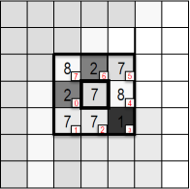
#> input picture TPs_resueltos/TP4/img/Imagen1.png, 190 x 189 px; its folder holds only this picture in this run
$ jupyter execute TP4.ipynb   (shell and % lines are left out)
#> lines starting #> are read from the running program, lines starting #| are printed output that depends on the picture
# TP4
Para las imágenes suministradas:
1. Implementar un extractor de características LBP básico (sin uniformidad, 8 vecinos)
2. Realizar el histograma de características LBP de la imagen
3. Comparar los histogramas

[cell 1]
import numpy as np
import cv2 as cv
import time
import matplotlib
import matplotlib.pyplot as plt
import os
import imutils
matplotlib.rcParams['figure.figsize'] = (16.0, 16.0)

[cell 2]
images = list()
gray_images = list()
images_path = "./img/"
for img_name in os.listdir(images_path):
    image = cv.imread(images_path + img_name, cv.COLOR_BGR2RGB)
#> image is the input picture: shape (189, 190, 3); mean B, G, R 202.3, 202.3, 202.7
    gray = cv.cvtColor(image, cv.COLOR_RGB2GRAY)
    images.append(image)
    gray_images.append(gray)

f, ax = plt.subplots(1,5)
for i, img in enumerate(images):
    ax[i].imshow(cv.cvtColor(img, cv.COLOR_BGR2RGB))
#> this loop made 1 pass
plt.show()

## Implementar un extractor de características LBP básico (sin uniformidad, 8 vecinos)

[cell 3]
def calute_lbp(image_array,i,j):
    binary_pattern=[]
    borders_list = [image_array[i-1,j-1:j+2],
             image_array[i,j+1:j+2],
             image_array[i+1,j-1:j+2][::-1],
             image_array[i,j-1:j]]
    borders = np.concatenate(borders_list)
    for num in borders:
        if num > image_array[i,j]:
            binary_pattern.append(1)
        else:
            binary_pattern.append(0)
    return binary_pattern


def lbp(image):
    lbp_array = np.zeros(image.shape, np.uint8)
    width = image.shape[0]
    height = image.shape[1]
    for i in range(1, width-1):
        for j in range(1, height-1):
            binary_pattern = calute_lbp(image,i,j)
            bit_num = 0
            result = 0
            for s in binary_pattern:
                result += s << bit_num
                bit_num += 1
            lbp_array[i,j] = result
    return lbp_array

[cell 4]
f, ax = plt.subplots(1,5)
i = 0
lbps = list()
for gray_img in gray_images:
    lpb_image = lbp(gray_img)
    lbps.append(lpb_image)
    ax[i].imshow(lpb_image, cmap="gray")
    i += 1
#> this loop made 1 pass
#> (width in lbp, height in lbp) on pass 1: (189, 190)
#> pass 1, `lpb_image = lbp(gray_img)`:
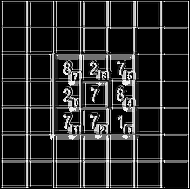
#> lpb_image: shape (189, 190); min 0, max 255, mean 39.6

plt.show()

## Realizar el histograma de características LBP de la imagen

[cell 5]
matplotlib.rcParams['figure.figsize'] = (16.0, 4.0)
for lbp_img in lbps:
    hist = cv.calcHist([lbp_img],[0],None,[256],[0,256])
    plt.plot(hist)
    plt.show()
#> this loop made 1 pass
#> pass 1, `plt.show()`:
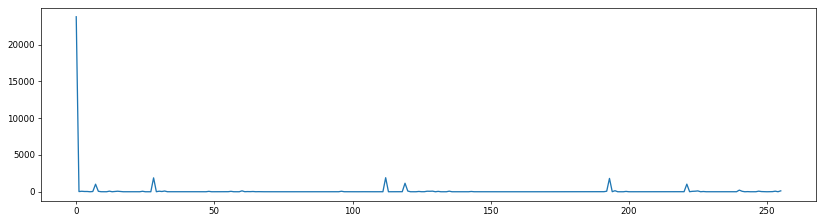
#> figure drawn by matplotlib, 1 panel; curve peaks at x = 0, y = 23808

$ run again, on TPs_resueltos/TP4/img/Imagen5.png
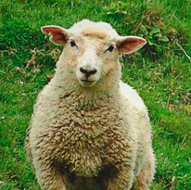
#> input picture TPs_resueltos/TP4/img/Imagen5.png, 191 x 190 px
#> image is the input picture: shape (190, 191, 3); mean B, G, R 65, 123.7, 102.5
#> `gray = cv.cvtColor(image, cv.COLOR_RGB2GRAY)`:
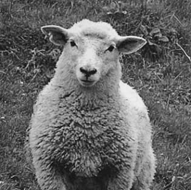
#> gray: shape (190, 191); min 9, max 242, mean 103.7
#> the loop `for i, img in enumerate(images):` made 1 pass
#> the loop `for gray_img in gray_images:` made 1 pass
#> (width in lbp, height in lbp) on pass 1: (190, 191)
#> the loop `for lbp_img in lbps:` made 1 pass
#> pass 1, `plt.show()`:
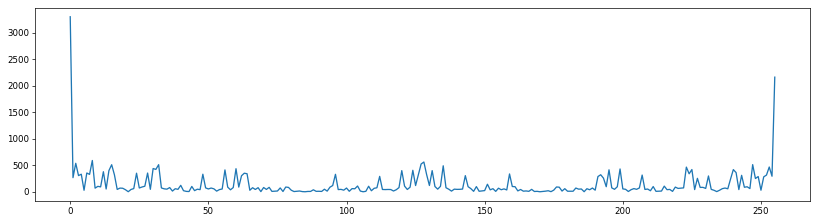
#> figure drawn by matplotlib, 1 panel; curve peaks at x = 0, y = 3305

$ run again, on TPs_resueltos/TP4/img/Imagen2.png
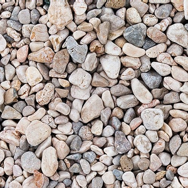
#> input picture TPs_resueltos/TP4/img/Imagen2.png, 188 x 188 px
#> image is the input picture: shape (188, 188, 3); mean B, G, R 151.9, 157.3, 169.2
#> `gray = cv.cvtColor(image, cv.COLOR_RGB2GRAY)`:
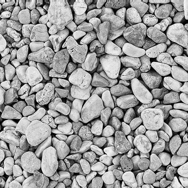
#> gray: shape (188, 188); min 0, max 255, mean 157
#> the loop `for i, img in enumerate(images):` made 1 pass
#> the loop `for gray_img in gray_images:` made 1 pass
#> (width in lbp, height in lbp) on pass 1: (188, 188)
#> the loop `for lbp_img in lbps:` made 1 pass
#> pass 1, `plt.show()`:
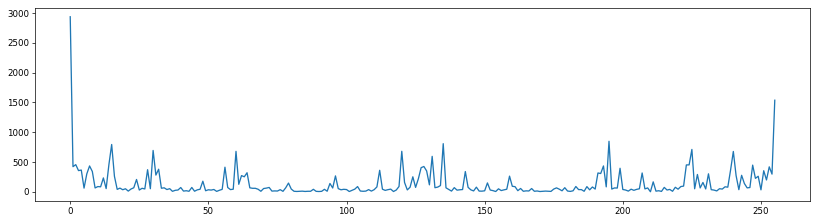
#> figure drawn by matplotlib, 1 panel; curve peaks at x = 0, y = 2938

$ run again, on TPs_resueltos/TP4/img/Imagen3.png
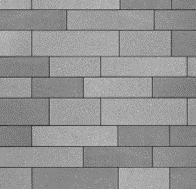
#> input picture TPs_resueltos/TP4/img/Imagen3.png, 196 x 189 px
#> image is the input picture: shape (189, 196, 3); min 52, max 203, mean 147.4
#> the loop `for i, img in enumerate(images):` made 1 pass
#> the loop `for gray_img in gray_images:` made 1 pass
#> (width in lbp, height in lbp) on pass 1: (189, 196)
#> pass 1, `lpb_image = lbp(gray_img)`:
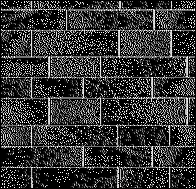
#> lpb_image: shape (189, 196); min 0, max 255, mean 53.3
#> the loop `for lbp_img in lbps:` made 1 pass
#> pass 1, `plt.show()`:
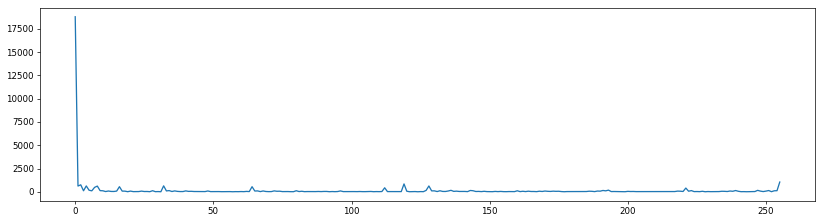
#> figure drawn by matplotlib, 1 panel; curve peaks at x = 0, y = 18799

$ run again, on TPs_resueltos/TP4/img/Imagen4.png
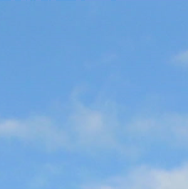
#> input picture TPs_resueltos/TP4/img/Imagen4.png, 188 x 189 px
#> image is the input picture: shape (189, 188, 3); mean B, G, R 221.2, 169.4, 118.7
#> `gray = cv.cvtColor(image, cv.COLOR_RGB2GRAY)`:
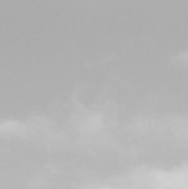
#> gray: shape (189, 188); min 166, max 208, mean 179.1
#> the loop `for i, img in enumerate(images):` made 1 pass
#> the loop `for gray_img in gray_images:` made 1 pass
#> (width in lbp, height in lbp) on pass 1: (189, 188)
#> the loop `for lbp_img in lbps:` made 1 pass
#> pass 1, `plt.show()`:
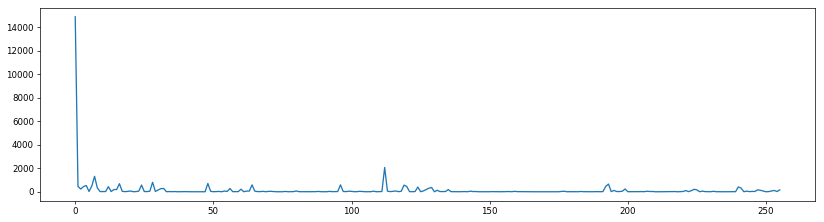
#> figure drawn by matplotlib, 1 panel; curve peaks at x = 0, y = 14886
